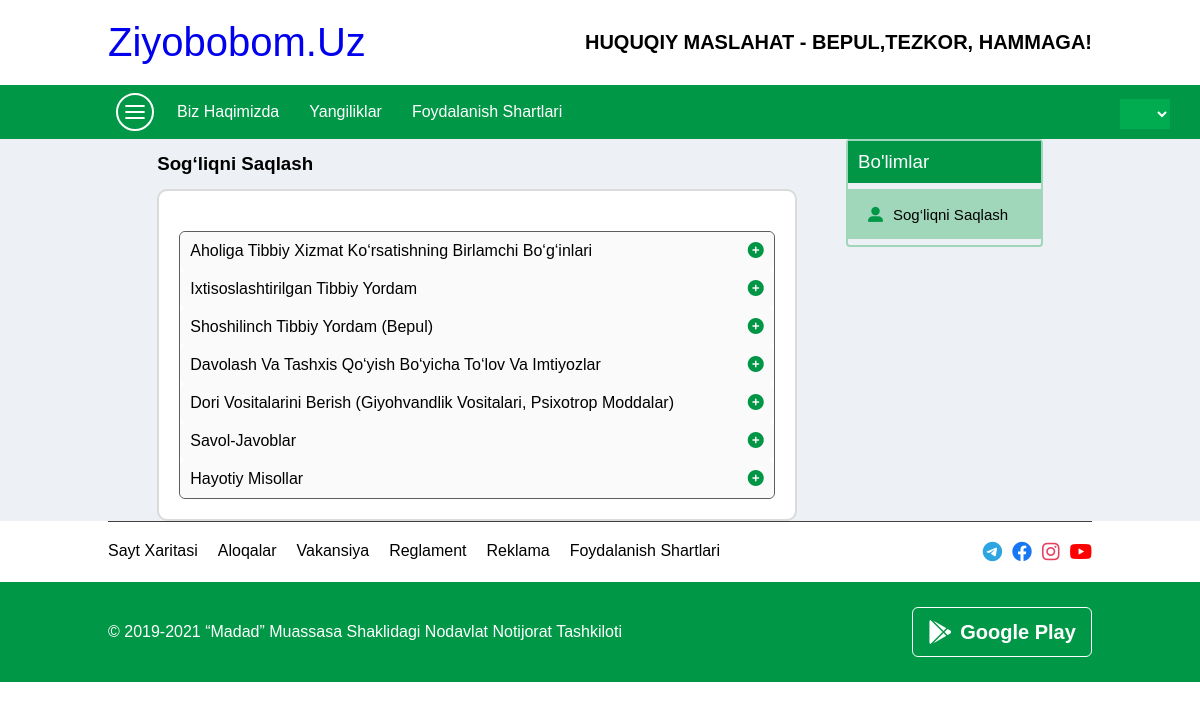
Page /bolim/9/ on the committed database.
### qonun/models.py (models this page shows, shortened)
class Bolim(models.Model):
    nom = models.CharField(max_length=100)
    rasm = models.FileField(blank=True)

class Mavzu(models.Model):
    nom = models.CharField(max_length=100)
    bolim = models.ForeignKey(Bolim, on_delete=models.CASCADE)

### qonun/views.py (the view)
# urls.py: path('bolim/<int:pk>/', BolimView.as_view()),
class BolimView(View):
    def get(self, request, pk):
        b = Bolim.objects.get(id=pk)
        data = {
            'bolim': b,
            'bolimlar': Bolim.objects.filter(id=pk),
            'mavzular': Mavzu.objects.filter(bolim=b),
            'darslar': Dars.objects.all()
        }
        return render(request, 'mehnat-m.html', data)

### Template/mehnat-m.html (shortened to what this page needs)
<!DOCTYPE html>
<html>
{% load static %}
{% load i18n %}
{% get_current_language as LANGUAGE_CODE %}
  <head>
    <link rel="stylesheet" type="text/css" media="screen" href="{% static 'css/main.css' %}" />
    <link
      rel="stylesheet"
      href="https://cdnjs.cloudflare.com/ajax/libs/font-awesome/6.1.1/css/all.min.css"
    />
  </head>
  <body>
    <div class="container">
      <section class="logo">
        <a href="./">
          <div class="brend">
          ziyobobom.uz
        </div>
        </a>
        <h1>
          HUQUQIY MASLAHAT - BEPUL,TEZKOR, HAMMAGA!
        </h1>
      </section>
      <section class="navbar">
        <div class="links">
          <ul class="menu-icon">
            <li></li>
            <li></li>
            <li></li>
          </ul>
          <ul class="desktop-links">
           {% if LANGUAGE_CODE != 'uz-latn' %}
            <li><a href="/{{LANGUAGE_CODE}}/biz-haqimizda/">Biz haqimizda</a></li>
            <li><a href="/{{LANGUAGE_CODE}}/yangiliklar/">Yangiliklar</a></li>
            <li><a href="/{{LANGUAGE_CODE}}/foydalanish-shartlari/">Foydalanish shartlari</a></li>
            {% else %}
            <li><a href="/biz-haqimizda/">Biz haqimizda</a></li>
            <li><a href="/yangiliklar/">Yangiliklar</a></li>
            <li><a href="/foydalanish-shartlari/">Foydalanish shartlari</a></li>
            {% endif %}
          </ul>
        </div>
        <select class="language">
          </select>
      </section>
      <section class="condition">
        <div class="left">
          <h3>{{bolim.nom}}</h3>
          <div class="left-info">
            <div class="accardion">
              {% for mavzu in mavzular %}
              <div class="accardion-title">
                {{mavzu.nom}}
                <i class="fa-solid fa-circle-plus plus"></i>
              </div>
              {% endfor %}
            </div>
          </div>
        </div>
        <div class="right">
          <h3>Bo'limlar</h3>
          {% for i in bolimlar %}
          <a href="/bolim/{{bolim.id}}/" class="card active">
            <i class="fa-solid fa-user-large"></i> {{i.nom}}
          </a>
          {% endfor %}
        </div>
      </section>
      <section class="footer">
        <div class="footer-nav">
          <ul>
            <li>Sayt xaritasi</li>
            <li>Aloqalar</li>
            <li>Vakansiya</li>
            <li>Reglament</li>
            <li>Reklama</li>
            <li>Foydalanish shartlari</li>
          </ul>
          <div class="social">
            <i class="fa-brands fa-telegram"></i>
            <i class="fa-brands fa-facebook"></i>
            <i class="fa-brands fa-instagram"></i>
            <i class="fa-brands fa-youtube"></i>
          </div>
        </div>
      </section>
      <section class="about-me">
        <div>
          © 2019-2021 “Madad” muassasa shaklidagi nodavlat notijorat tashkiloti
        </div>
        <div>
          <i class="fa-brands fa-google-play"></i>
          <b>Google Play</b>
        </div>
      </section>
    </div>
  </body>
</html>

### Static/css/main.css (style rules this page uses)
* { font-family: "Nunito", sans-serif; margin: 0; padding: 0; box-sizing: border-box; text-decoration: none; outline: 0; border: none; text-transform: capitalize; transition: all 0.2s linear; }
.container { max-width: 1700px !important; width: 100% !important; margin: 0 auto; position: relative; }
.container section { padding: 0px 9%; }
.container .active { opacity: 1; top: 0px; }
.container .logo { display: flex; justify-content: space-between; align-items: center; }
.container .logo h1 { font-size: 20px; }
.container .logo .brend { margin: 20px 0px; font-size: 40px; }
.container .navbar { display: flex; align-items: center; background-color: rgb(0, 152, 70); justify-content: space-between; color: white; position: relative; }
.container .navbar .links { display: flex; align-items: center; }
.container .navbar .links .menu-icon { width: 38px; height: 38px; border: 2px solid rgb(255, 255, 255); border-radius: 50%; display: flex; flex-direction: column; justify-content: center; margin: 8px; padding-left: 5px; }
.container .navbar .links .menu-icon li { width: 20px; height: 2px; border-radius: 2px; margin: 2px; border: 1px solid white; background-color: white; }
.container .navbar .links ul { display: flex; list-style-type: none; }
.container .navbar .links ul li { margin: 0px 5px; font-size: 16px; }
.container .navbar .links ul li a { padding: 20px 10px; text-align: center; color: white; text-decoration: none; }
.container .navbar .language { position: absolute; width: 50px; height: 30px; background-color: rgb(0, 172, 79); right: 30px; color: white; display:flex; flex-direction:column; text-align:center; overflow: hidden; top: 14px; }
.footer-nav { display: flex; justify-content: space-between; padding-top: 20px !important; padding-bottom: 20px !important; border-top: 1px solid rgb(63, 63, 63); }
.footer-nav ul { display: flex; flex-wrap: wrap; list-style-type: none; }
.footer-nav ul li { margin-right: 20px; }
.footer-nav .social { font-size: 20px; display: flex; gap: 10px; }
.footer-nav .social i { transition: all 0.4s ease; }
.footer-nav .social i:nth-child(1) { color: rgb(44, 165, 224); }
.footer-nav .social i:nth-child(2) { color: rgb(24, 119, 242); }
.footer-nav .social i:nth-child(3) { color: rgb(228, 64, 95); }
.footer-nav .social i:nth-child(4) { color: rgb(255, 0, 0); }
.about-me { padding-top: 25px !important; padding-bottom: 25px !important; background-color: rgb(0, 152, 70); color: white; display: flex; flex-wrap: wrap; justify-content: space-between; align-items: center; }
.about-me div:nth-child(2) { width: 180px; height: 50px; border: 1px solid white; border-radius: 6px; transition: all 0.5s ease; display: flex; align-items: center; justify-content: center; font-size: 20px; }
.about-me div:nth-child(2) i { font-size: 24px; margin-right: 8px; }
.accardion-title { padding: 10px; border-radius: 6px; background-color: rgb(250, 250, 250); position: relative; padding-right: 24px; }
.accardion-title i { position: absolute; right: 10px; top: 10px; color: rgb(0, 150, 70); }
.accardion { border-radius: 6px; border: 1px solid rgb(94, 92, 92); margin-top: 20px; cursor: pointer; }
.condition { width: 100%; display: flex; background-color: rgb(237, 240, 244); padding: 20px 40px; display: flex; justify-content: space-evenly; }
.condition .left { width: 65%; }
.condition .left h3 { line-height: 50px; }
.condition .left-info { width: 100%; background-color: white; border: 2px solid rgb(218, 218, 218); border-radius: 10px; padding: 20px; }
.condition .right { border: 2px solid rgb(160, 214, 185); width: 20%; border-radius: 4px; height: fit-content; }
.condition .right h3 { background-color: rgb(0, 150, 70); color: white; padding: 10px 10px; font-weight: 100; }
.condition .right .card { display: flex; align-items: center; height: 50px; margin: 6px 0px; padding-left: 10px; font-size: 15px; color: black; }
.condition .right .card i { margin: 0px 10px; color: rgb(0, 152, 70); }
.condition .right .card.active { background-color: rgb(160, 214, 185); }

### rows in the picture
Bolim: nom "Sog‘liqni Saqlash"
Mavzu: nom "Aholiga Tibbiy Xizmat Ko‘rsatishning Birlamchi Bo‘g‘inlari"
Mavzu: nom "Ixtisoslashtirilgan Tibbiy Yordam"
Mavzu: nom "Shoshilinch Tibbiy Yordam (Bepul)"
Mavzu: nom "Davolash Va Tashxis Qo‘yish Bo‘yicha To‘lov Va Imtiyozlar"
Mavzu: nom "Dori Vositalarini Berish (Giyohvandlik Vositalari, Psixotrop Moddalar)"
Mavzu: nom "Savol-Javoblar"
Mavzu: nom "Hayotiy Misollar"
